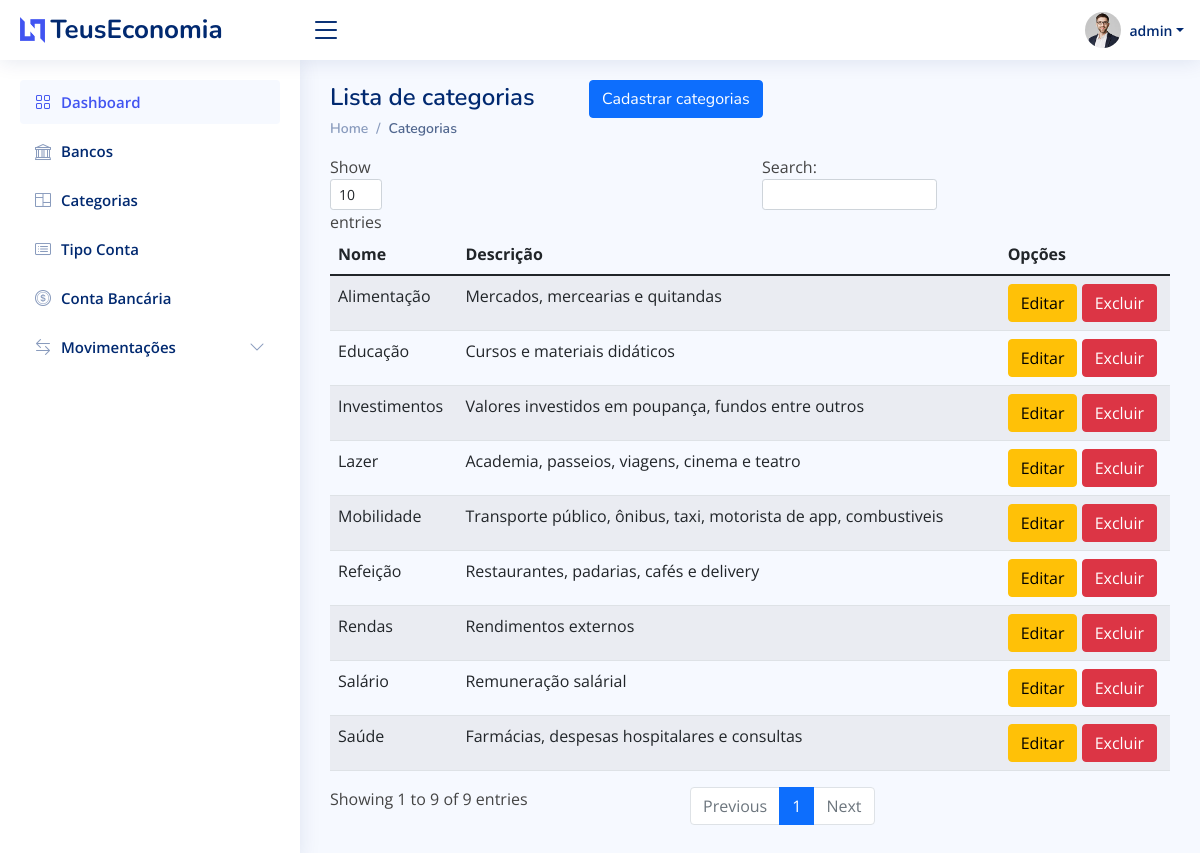
The page /listar/categorias/ (signed in) on the database its author committed.
### Paginas/models.py (models this page shows, shortened)
class Categoria(models.Model):
	nome = models.CharField(max_length=50)
	descricao = models.CharField(max_length=100, verbose_name="Descrição")
	tipo_movimetacao = models.CharField(max_length=2, choices=TIPO_MOVIMENTACOES, default="S")

### Paginas/views.py (the view)
# urls.py: path('listar/categorias/', CategoriaList.as_view(), name='listar-categoria'),
class CategoriaList(GroupRequiredMixin, LoginRequiredMixin, ListView):
	model = Categoria
	template_name = 'paginas/listas/categoria.html'
	group_required = u"Administrador"

### Paginas/templatetags/meus_filtros.py (called while the page is built)
@register.filter(name="esta_no_grupo")
def esta_no_grupo(usuario, nome_grupo):
	if usuario.groups.filter(name=nome_grupo):
		return True
	else:
		return False

### Paginas/templates/paginas/listas/categoria.html
{% extends 'paginas/modelo.html' %} {% load static %} {% block pagetitle %}
<h1>Lista de categorias
    <a href="{% url 'cadastrar-categoria' %}" class="btn btn-primary float-right ms-5">
		Cadastrar categorias
	</a>
</h1>
{% endblock %} {% block breadcrumb %}
<nav>
    <ol class="breadcrumb">
        <li class="breadcrumb-item"><a href="{% url 'index' %}">Home</a></li>
        <li class="breadcrumb-item active">Categorias</li>
    </ol>
</nav>
{% endblock %} {% block main %}
<table class="table table-striped">
    <thead>
        <tr>
            <th>Nome</th>
            <th>Descrição</th>
            <th>Opções</th>
        </tr>
    </thead>
    <tbody>
        {% for obj in object_list %}
        <tr>
            <td>{{ obj.nome }}</td>
            <td>{{ obj.descricao }}</td>
            <td>
                <a href="{% url 'editar-categoria' obj.pk %}" class="btn btn-warning">Editar</a>
                <a href="{% url 'excluir-categoria' obj.pk %}" class="btn btn-danger">Excluir</a>
            </td>
        </tr>
        {% empty %}
        <tr>
            <td colspan="100%">Nenhum registro encontrado.</td>
        </tr>
        {% endfor %}
    </tbody>
</table>
{% endblock %}

### Paginas/templates/paginas/modelo.html (shortened to what this page needs)
{% load static %} {% load meus_filtros %}
<!DOCTYPE html>
<html lang="pt-br">
<head>
    <link href="{% static 'assets/vendor/bootstrap/css/bootstrap.min.css' %}" rel="stylesheet">
    <link href="{% static 'assets/vendor/bootstrap-icons/bootstrap-icons.css' %}" rel="stylesheet">
    <link href="{% static 'assets/vendor/boxicons/css/boxicons.min.css' %}" rel="stylesheet">
    <link href="{% static 'assets/vendor/quill/quill.snow.css' %}" rel="stylesheet">
    <link href="{% static 'assets/vendor/quill/quill.bubble.css' %}" rel="stylesheet">
    <link href="{% static 'assets/vendor/remixicon/remixicon.css' %}" rel="stylesheet">
    <link href="{% static 'assets/vendor/simple-datatables/style.css' %}" rel="stylesheet">
    <link href="{% static 'assets/css/style.css' %}" rel="stylesheet">
    <link href="{% static 'assets/css/datatables.min.css' %}" rel="stylesheetdatatable">
</head>
<body>
    <header id="header" class="header fixed-top d-flex align-items-center">
        <div class="d-flex align-items-center justify-content-between">
            <a href="{% url 'index' %}" class="logo d-flex align-items-center">
                <img src="{% static 'assets/img/logo.png' %}" alt="">
                <span class="d-none d-lg-block">TeusEconomia</span>
            </a>
            <i class="bi bi-list toggle-sidebar-btn"></i>
        </div>
        {% block header %}
        <nav class="header-nav ms-auto">
            <ul class="d-flex align-items-center">
                {% if request.user.is_authenticated %}
                <li class="nav-item dropdown pe-3">
                    <a class="nav-link nav-profile d-flex align-items-center pe-0" href="#" data-bs-toggle="dropdown">
                        <img src="{% static 'assets/img/profile-img.jpg' %}" alt="Profile" class="rounded-circle">
                        <span class="d-none d-md-block dropdown-toggle ps-2">{{ request.user }}</span>
                    </a>
                </li>
                {% else %}
                <li class="nav-item pe-3">
                    <a class="btn btn-success" href="{% url 'login' %}">Entrar</a>
                </li>
                {% endif %}
            </ul>
        </nav>
    </header>
    {% endblock %}
    {% block sidebar %}
    <aside id="sidebar" class="sidebar">
        <ul class="sidebar-nav" id="sidebar-nav">
            <li class="nav-item">
                <a class="nav-link " href="/">
                    <i class="bi bi-grid"></i>
                    <span>Dashboard</span>
                </a>
            </li>
            {% if request.user.is_authenticated %} {% if request.user|esta_no_grupo:'Administrador' %}
            <li class="nav-item">
                <a class="nav-link collapsed" href="{% url 'listar-banco' %}">
                    <i class="bi bi-bank"></i>
                    <span>Bancos</span>
                </a>
            </li>
            <li class="nav-item">
                <a class="nav-link collapsed" href="{% url 'listar-categoria' %}">
                    <i class="bi bi-columns"></i>
                    <span>Categorias</span>
                </a>
            </li>
            <li class="nav-item">
                <a class="nav-link collapsed" href="{% url 'listar-tipo-conta' %}">
                    <i class="bi bi-card-list"></i>
                    <span>Tipo Conta</span>
                </a>
            </li>
            {% endif %}
            <li class="nav-item">
                <a class="nav-link collapsed" href="{% url 'listar-conta-bancaria' %}">
                    <i class="bi bi-coin"></i>
                    <span>Conta Bancária</span>
                </a>
            </li>
            <li class="nav-item">
                <a class="nav-link collapsed" data-bs-target="#forms-nav" data-bs-toggle="collapse" href="#">
                    <i class="bi bi-arrow-left-right"></i><span>Movimentações</span><i class="bi bi-chevron-down ms-auto"></i>
                </a>
            </li>
            {% endif %}
        </ul>
    </aside>
    {% endblock %}
    <main id="main" class="main">
        <div class="pagetitle">
            {% block pagetitle %}{% endblock %} {% block breadcrumb %}{% endblock %}
        </div>
        {% block main %} {% endblock %}
    </main>
</body>
</html>

### static/assets/css/style.css (style rules this page uses)
:root { scroll-behavior: smooth; }
body { font-family: "Open Sans", sans-serif; background: #f6f9ff; color: #444444; }
a { color: #4154f1; text-decoration: none; }
h1, h2, h3, h4, h5, h6 { font-family: "Nunito", sans-serif; }
#main { margin-top: 60px; padding: 20px 30px; transition: all 0.3s; }
.pagetitle { margin-bottom: 10px; }
.pagetitle h1 { font-size: 24px; margin-bottom: 0; font-weight: 600; color: #012970; }
.breadcrumb { font-size: 14px; font-family: "Nunito", sans-serif; color: #899bbd; font-weight: 600; }
.breadcrumb a { color: #899bbd; transition: 0.3s; }
.breadcrumb .breadcrumb-item::before { color: #899bbd; }
.breadcrumb .active { color: #51678f; font-weight: 600; }
.logo { line-height: 1; }
@media (min-width: 1200px) { .logo { width: 280px; } }
.logo img { max-height: 26px; margin-right: 6px; }
.logo span { font-size: 26px; font-weight: 700; color: #012970; font-family: "Nunito", sans-serif; }
.header { transition: all 0.5s; z-index: 997; height: 60px; box-shadow: 0px 2px 20px rgba(1, 41, 112, 0.1); background-color: #fff; padding-left: 20px; }
.header .toggle-sidebar-btn { font-size: 32px; padding-left: 10px; cursor: pointer; color: #012970; }
.header-nav ul { list-style: none; }
.header-nav>ul { margin: 0; padding: 0; }
.header-nav .nav-profile { color: #012970; }
.header-nav .nav-profile img { max-height: 36px; }
.header-nav .nav-profile span { font-size: 14px; font-weight: 600; }
.sidebar { position: fixed; top: 60px; left: 0; bottom: 0; width: 300px; z-index: 996; transition: all 0.3s; padding: 20px; overflow-y: auto; scrollbar-width: thin; scrollbar-color: #aab7cf transparent; box-shadow: 0px 0px 20px rgba(1, 41, 112, 0.1); background-color: #fff; }
@media (min-width: 1200px) { #main, #footer { margin-left: 300px; } }
.sidebar-nav { padding: 0; margin: 0; list-style: none; }
.sidebar-nav li { padding: 0; margin: 0; list-style: none; }
.sidebar-nav .nav-item { margin-bottom: 5px; }
.sidebar-nav .nav-link { display: flex; align-items: center; font-size: 15px; font-weight: 600; color: #4154f1; transition: 0.3; background: #f6f9ff; padding: 10px 15px; border-radius: 4px; }
.sidebar-nav .nav-link i { font-size: 16px; margin-right: 10px; color: #4154f1; }
.sidebar-nav .nav-link.collapsed { color: #012970; background: #fff; }
.sidebar-nav .nav-link.collapsed i { color: #899bbd; }
.sidebar-nav .nav-link .bi-chevron-down { margin-right: 0; transition: transform 0.2s ease-in-out; }

### rows shown on the page
Categoria: nome "Refeição", descricao "Restaurantes, padarias, cafés e delivery"
Categoria: nome "Alimentação", descricao "Mercados, mercearias e quitandas"
Categoria: nome "Mobilidade", descricao "Transporte público, ônibus, taxi, motorista de app, combustiveis"
Categoria: nome "Saúde", descricao "Farmácias, despesas hospitalares e consultas"
Categoria: nome "Lazer", descricao "Academia, passeios, viagens, cinema e teatro"
Categoria: nome "Educação", descricao "Cursos e materiais didáticos"
Categoria: nome "Salário", descricao "Remuneração salárial"
Categoria: nome "Rendas", descricao "Rendimentos externos"
Categoria: nome "Investimentos", descricao "Valores investidos em poupança, fundos entre outros"

### other values the page prints
{{ request.user }} "admin"
